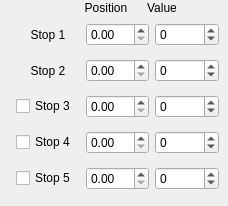
      <widget class="QWidget" name="tab_9">
       <attribute name="title">
        <string>Menu</string>
       </attribute>
       <widget class="QLabel" name="label_87">
        <property name="geometry">
         <rect>
          <x>136</x>
          <y>0</y>
          <width>52</width>
          <height>16</height>
         </rect>
        </property>
        <property name="text">
         <string>Value</string>
        </property>
        <property name="alignment">
         <set>Qt::AlignCenter</set>
        </property>
       </widget>
       <widget class="QLabel" name="label_88">
        <property name="geometry">
         <rect>
          <x>80</x>
          <y>0</y>
          <width>52</width>
          <height>16</height>
         </rect>
        </property>
        <property name="text">
         <string>Position</string>
        </property>
        <property name="alignment">
         <set>Qt::AlignCenter</set>
        </property>
       </widget>
       <widget class="QWidget" name="layoutWidget_15">
        <property name="geometry">
         <rect>
          <x>16</x>
          <y>16</y>
          <width>203</width>
          <height>181</height>
         </rect>
        </property>
        <layout class="QGridLayout" name="gridLayout_18">
         <item row="1" column="1">
          <widget class="QDoubleSpinBox" name="doubleMenugrad2">
           <property name="maximum">
            <double>1.000000000000000</double>
           </property>
           <property name="singleStep">
            <double>0.010000000000000</double>
           </property>
          </widget>
         </item>
         <item row="3" column="1">
          <widget class="QDoubleSpinBox" name="doubleMenugrad4">
           <property name="maximum">
            <double>1.000000000000000</double>
           </property>
           <property name="singleStep">
            <double>0.010000000000000</double>
           </property>
          </widget>
         </item>
         <item row="0" column="0">
          <widget class="QLabel" name="label_93">
           <property name="text">
            <string>Stop 1</string>
           </property>
           <property name="alignment">
            <set>Qt::AlignCenter</set>
           </property>
          </widget>
         </item>
         <item row="0" column="1">
          <widget class="QDoubleSpinBox" name="doubleMenugrad1">
           <property name="maximum">
            <double>1.000000000000000</double>
           </property>
           <property name="singleStep">
            <double>0.010000000000000</double>
           </property>
          </widget>
         </item>
         <item row="0" column="2">
          <widget class="QSpinBox" name="spinMenugrad1">
           <property name="minimum">
            <number>-100</number>
           </property>
           <property name="maximum">
            <number>100</number>
           </property>
          </widget>
         </item>
         <item row="1" column="0">
          <widget class="QLabel" name="label_94">
           <property name="text">
            <string>Stop 2</string>
           </property>
           <property name="alignment">
            <set>Qt::AlignCenter</set>
           </property>
          </widget>
         </item>
         <item row="1" column="2">
          <widget class="QSpinBox" name="spinMenugrad2">
           <property name="minimum">
            <number>-100</number>
           </property>
           <property name="maximum">
            <number>100</number>
           </property>
          </widget>
         </item>
         <item row="2" column="0">
          <widget class="QCheckBox" name="checkMenugrad3">
           <property name="text">
            <string>Stop 3</string>
           </property>
          </widget>
         </item>
         <item row="2" column="1">
          <widget class="QDoubleSpinBox" name="doubleMenugrad3">
           <property name="maximum">
            <double>1.000000000000000</double>
           </property>
           <property name="singleStep">
            <double>0.010000000000000</double>
           </property>
          </widget>
         </item>
         <item row="2" column="2">
          <widget class="QSpinBox" name="spinMenugrad3">
           <property name="minimum">
            <number>-100</number>
           </property>
           <property name="maximum">
            <number>100</number>
           </property>
          </widget>
         </item>
         <item row="3" column="2">
          <widget class="QSpinBox" name="spinMenugrad4">
           <property name="minimum">
            <number>-100</number>
           </property>
           <property name="maximum">
            <number>100</number>
           </property>
          </widget>
         </item>
         <item row="3" column="0">
          <widget class="QCheckBox" name="checkMenugrad4">
           <property name="text">
            <string>Stop 4</string>
           </property>
          </widget>
         </item>
         <item row="4" column="1">
          <widget class="QDoubleSpinBox" name="doubleMenugrad5">
           <property name="maximum">
            <double>1.000000000000000</double>
           </property>
           <property name="singleStep">
            <double>0.010000000000000</double>
           </property>
          </widget>
         </item>
         <item row="4" column="0">
          <widget class="QCheckBox" name="checkMenugrad5">
           <property name="text">
            <string>Stop 5</string>
           </property>
          </widget>
         </item>
         <item row="4" column="2">
          <widget class="QSpinBox" name="spinMenugrad5">
           <property name="minimum">
            <number>-100</number>
           </property>
           <property name="maximum">
            <number>100</number>
           </property>
          </widget>
         </item>
        </layout>
       </widget>
      </widget>
